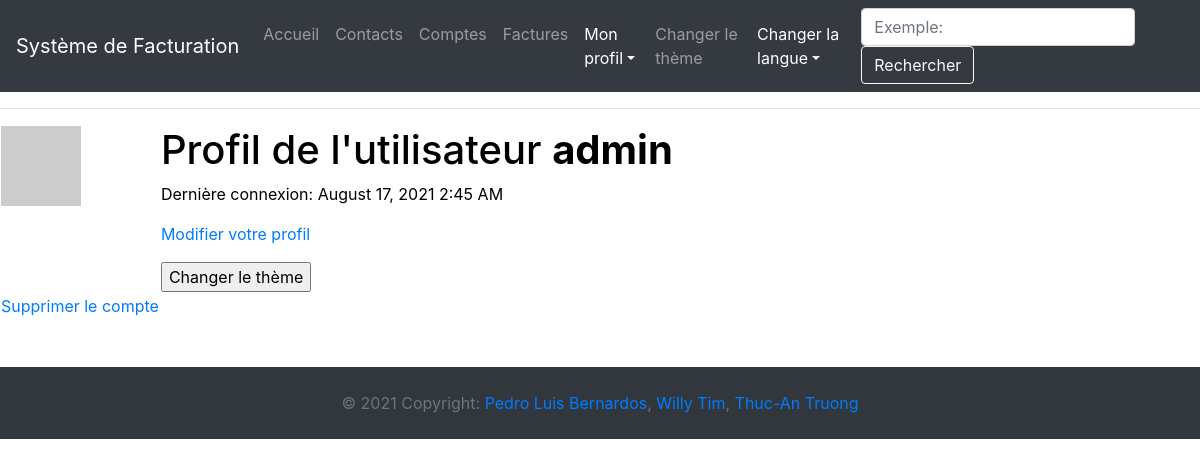
The page /user/admin (signed in) on the database as committed earlier.
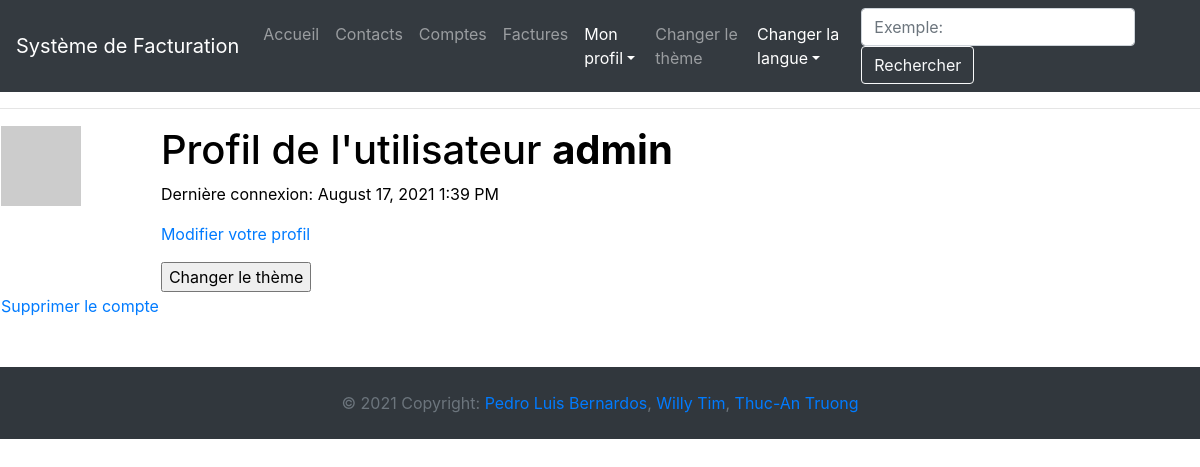
The same page on the database as committed later.
### app/models.py (models this page shows, shortened)
class User(UserMixin, db.Model):
    __tablename__ = "user"
    id = db.Column(db.Integer, primary_key=True)
    username = db.Column(db.String(64), index=True, unique=True)
    email = db.Column(db.String(120), index=True, unique=True)
    password_hash = db.Column(db.String(128))
    about_me = db.Column(db.String(140))
    last_seen = db.Column(db.DateTime, default=datetime.utcnow)
    profil_courrant = db.Column(db.Integer)
    profilEntreprise = db.relationship('CompanyProfil', back_populates="user")
    contact = db.relationship('Contact', back_populates="user")
    compte = db.relationship('Compte', back_populates="user")
    facture = db.relationship('Facture', back_populates="user")
    def avatar(self, size):
        digest = md5(self.email.lower().encode('utf-8')).hexdigest()
        return 'https://www.gravatar.com/avatar/{}?d=identicon&s={}'.format(digest, size)

### app/routes.py (the view)
@app.route('/user/<username>')
@login_required
def user(username):
    user = User.query.filter_by(username=username).first_or_404()
    return render_template('user.html', title=_('Mon profil'), user=user)

### app/__init__.py (called while the page is built)
@app.context_processor
def inject_conf_var():
    return dict(AVAILABLE_LANGUAGES=app.config['LANGUAGES'], CURRENT_LANGUAGE=session.get('language',request.accept_languages.best_match(app.config['LANGUAGES'].keys())))

### app/models.py (called while the page is built)
@login.user_loader
def load_user(id):
    return User.query.get(int(id))

### app/routes.py (called while the page is built)
@app.before_request
def before_request():
    if current_user.is_authenticated:
        current_user.last_seen = datetime.utcnow()
        db.session.commit()

### app/templates/user.html (shortened to what this page needs)
{% extends "base.html" %}
{% block app_content %}
    <table>
        <tr valign="top">
            <td><img src="{{ user.avatar(128) }}"></td>
            <td>
                <h1>{{ _("Profil de l'utilisateur") }} <strong>{{ user.username }}</strong></h1>
                {% if user.last_seen %}<p>{{ _('Dernière connexion') }}: {{ moment(user.last_seen).format('LLL') }}</p>{% endif %}
                {% if user == current_user %}
                <p><a href="{{ url_for('edit_profile') }}">{{ _('Modifier votre profil') }}</a></p>
                {% endif %}
                <input type="button" id="switch" name="theme" value="{{ _('Changer le thème') }}"/><label for="switch"></label>
            </td>
        </tr>
        <tr>
            <td>
                <a href="{{ url_for('delete_user', username=current_user.username) }}">{{ _('Supprimer le compte') }}</a>
            </td>
        </tr>
    </table>
{% endblock %}

### app/templates/base.html (shortened to what this page needs)
{% extends 'bootstrap/base.html' %}
{% block html %}
  {% block head %}
    {% block styles %}
      <link rel="stylesheet" href="https://maxcdn.bootstrapcdn.com/bootstrap/4.0.0/css/bootstrap.min.css">
      <link rel="stylesheet" href="https://cdnjs.cloudflare.com/ajax/libs/font-awesome/4.7.0/css/font-awesome.min.css">
      <link rel="stylesheet" href="{{ url_for('static', filename='css/style.css') }}">
    {% endblock %}
  {% endblock %}
  {% block body %}
    {% block navbar %}
    <nav class="navbar navbar-expand-lg navbar-dark bg-dark">
      <a class="navbar-brand" href="{{ url_for('index') }}">{{ _('Système de Facturation') }}</a>
      <div class="collapse navbar-collapse">
        <ul class="navbar-nav mr-auto">
            <li class="nav-item {% if request.url_rule.endpoint == 'welcome' %}active {% elif request.url_rule.endpoint == 'index'%}active{% endif %}">
              <a class="nav-link" href="{{ url_for('index') }}">{{ _('Accueil') }}</a>
            </li>
            {% if current_user.is_anonymous %}
            <li class="nav-item {% if request.url_rule.endpoint == 'register' %}active{% endif %}">
              <a class="nav-link" href="{{ url_for('auth.register') }}">{{ _("S'inscrire") }}</a>
            </li>
            <li class="nav-item {% if request.url_rule.endpoint == 'login' %}active{% endif %}">
              <a class="nav-link" href="{{ url_for('auth.login') }}">{{ _('Se connecter') }}</a>
            </li>
            {% else %}
            <li class="nav-item {% if request.url_rule.endpoint == 'contacts' %}active{% endif %}">
              <a class="nav-link" href="{{ url_for('contacts') }}">{{ _('Contacts') }}</a>
            </li>
            <li class="nav-item {% if request.url_rule.endpoint == 'comptes' %}active{% endif %}">
              <a class="nav-link" href="{{ url_for('comptes') }}">{{ _('Comptes') }}</a>
            </li>
            <li class="nav-item">
              <a class="nav-link {% if request.url_rule.endpoint == 'bill' %}active{% endif %}" href="{{ url_for('bill') }}">{{ _("Factures") }}</a>
            </li>
            <li class="nav-item dropdown {% if request.url_rule.endpoint == 'user' %}active{% endif %}">
              <a class="nav-link dropdown-toggle" href="#" id="navbarDropdown" role="button" data-toggle="dropdown" aria-haspopup="true" aria-expanded="false">{{ _('Mon profil') }}</a>
            </li>
            {% endif %}
          <li class="nav-item">
            <a class="nav-link" style="cursor:pointer" id="switch" name="theme" value="test" >{{ _('Changer le thème') }}</a>
          </li>
          <li class="nav-item dropdown {% if request.url_rule.endpoint == 'user' %}active{% endif %}">
            <a class="nav-link dropdown-toggle" href="#" id="navbarDropdown" role="button" data-toggle="dropdown" aria-haspopup="true" aria-expanded="false">{{ _('Changer la langue') }}</a>
          </li>
        </ul>
        <form class="form-inline">
          <input class="form-control mr-sm-2" type="search" placeholder={{ _("Exemple: loyer") }} aria-label="Search" />
          <button class="btn btn-outline-light my-2 my-sm-0" type="submit">{{ _('Rechercher') }}</button>
        </form>
      </div>
    </nav>
    <hr>
    {% endblock %}
    {% block app_content %}{% endblock %}
  {% endblock %}
  <br><br>
  <footer class="text-center text-lg-start bg-dark text-muted">
    <div class="text-center p-4" style="background-color: rgba(0, 0, 0, 0.05);">
      © 2021 Copyright:
      <a class="text-reset fw-bold" href="https://github.com/PedroLuisBernardos">Pedro Luis Bernardos</a>, <a class="text-reset fw-bold" href="https://github.com/WillyTim">Willy Tim</a>, <a class="text-reset fw-bold" href="https://github.com/ta-truong">Thuc-An Truong</a>
    </div>
  </footer>
{% endblock %}

### app/static/css/style.css (style rules this page uses)
html { color: black; background-color: white; }
footer { position: static; top: auto; bottom: 0; width: 100%; display: inline-block; }

Rows that differ between the two databases and show on the page:
changed User "admin": last_seen "August 17, 2021 2:45 AM" → "August 17, 2021 1:39 PM"
